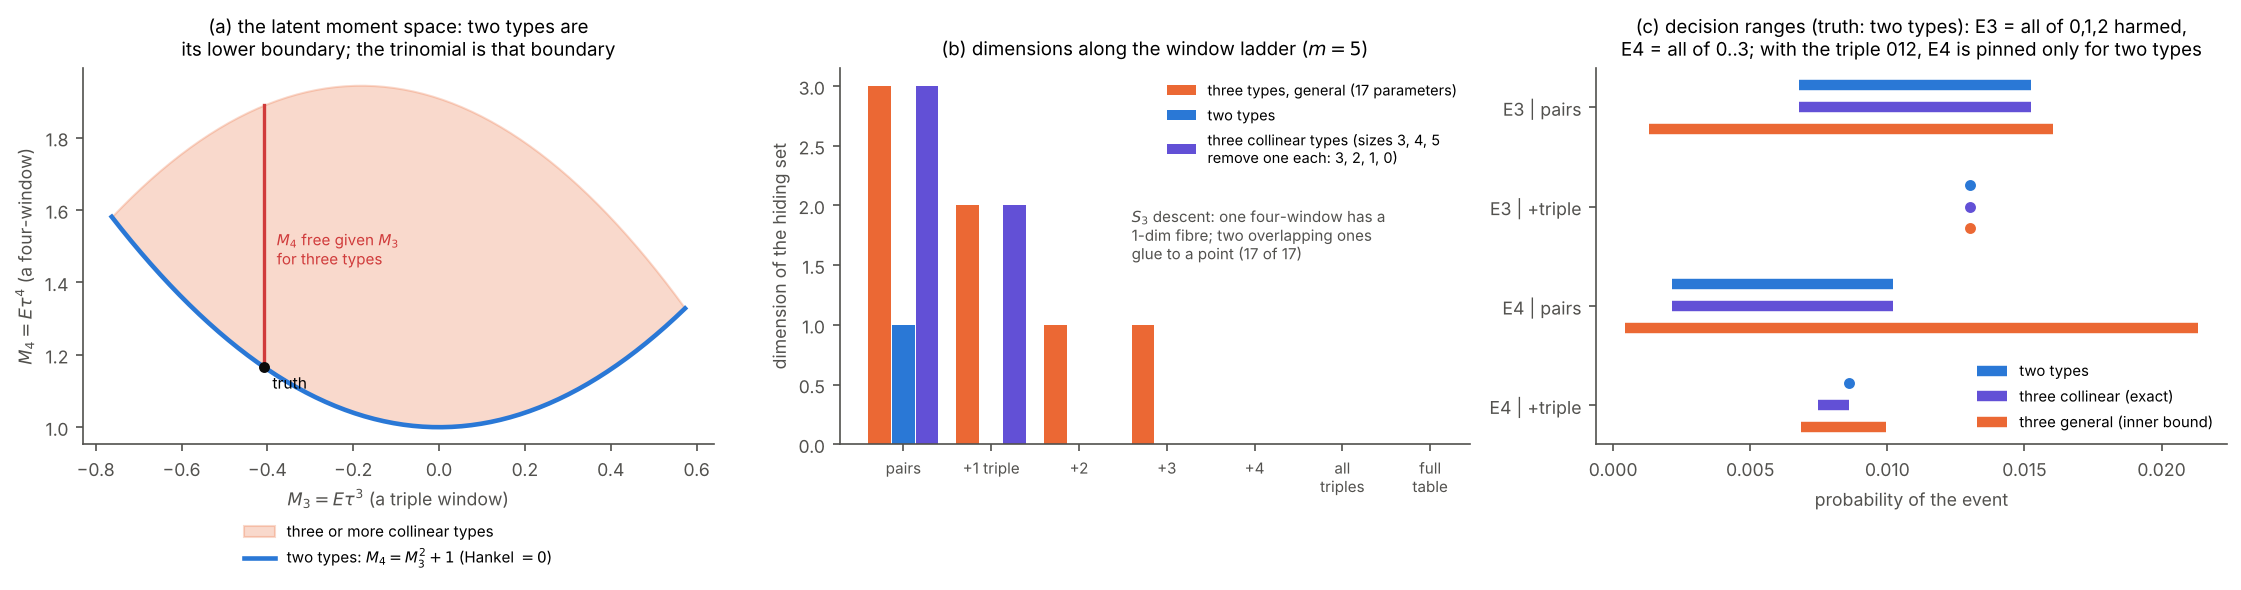

The Python source for this figure:
"""Figure for Phase III Stage 2 and the three-type proof of concept. (a) the moment space of the standardised latent on the positivity
interval: (M3, M4) with M4 >= M3^2 + 1 (the Hankel trinomial); two types are its lower boundary; (b) dimensions: two types, collinear
three types and general three types along the window ladder, with S_3 descent; (c) decision ranges for a three- and a four-variable
event under two types, collinear three types (exact) and general three types (inner bounds)."""
import json, os, sys
import numpy as np
import matplotlib
matplotlib.use("Agg")
import matplotlib.pyplot as plt
from scipy.optimize import linprog
HERE = os.path.dirname(os.path.abspath(__file__)); D = json.load(open(os.path.join(HERE, "..", "lab", "higher.json")))
BLUE, ORANGE, VIOLET, AQUA, GREY, CRIT = "#2a78d6", "#eb6834", "#6250d6", "#1baf7a", "#8c8c8c", "#d03b3b"; INK, INK2 = "#0b0b0b", "#52514e"
plt.rcParams.update({"font.size": 8.5, "axes.edgecolor": INK2, "axes.labelcolor": INK2, "xtick.color": INK2, "ytick.color": INK2, "axes.spines.top": False, "axes.spines.right": False})
fig, ax = plt.subplots(1, 3, figsize=(15, 4.1))
MS = D["moment_space"]; lo, hi = MS["tau_interval"]; g = np.linspace(lo, hi, 3001); Aeq = np.vstack([np.ones_like(g), g, g ** 2])
m3s = np.linspace(MS["M3_range"][0] + 1e-4, MS["M3_range"][1] - 1e-4, 60); low, up = [], []
for m3 in m3s:
    A = np.vstack([Aeq, g ** 3]); b = [1, 0, 1, m3]
    low.append(linprog(g ** 4, A_eq=A, b_eq=b, bounds=[(0, None)] * len(g), method="highs").fun); up.append(-linprog(-g ** 4, A_eq=A, b_eq=b, bounds=[(0, None)] * len(g), method="highs").fun)
a = ax[0]; a.fill_between(m3s, low, up, color=ORANGE, alpha=0.25, label="three or more collinear types")
a.plot(m3s, m3s ** 2 + 1, color=BLUE, lw=2.2, label="two types: $M_4=M_3^2+1$ (Hankel $=0$)")
t = np.sqrt(0.4 / 0.6); r0 = t - 1 / t; a.scatter([r0], [r0 ** 2 + 1], color=INK, zorder=5, s=18); a.text(r0 + 0.02, r0 ** 2 + 1 - 0.06, "truth", fontsize=7.5)
a.plot([r0, r0], [MS["M4_given_M3"][0], MS["M4_given_M3"][1]], color=CRIT, lw=1.6); a.text(r0 + 0.03, 1.45, "$M_4$ free given $M_3$\nfor three types", color=CRIT, fontsize=7.3)
a.set_xlabel("$M_3=E\\tau^3$ (a triple window)"); a.set_ylabel("$M_4=E\\tau^4$ (a four-window)"); a.legend(frameon=False, fontsize=7.3, loc="upper center", bbox_to_anchor=(0.5, -0.17), ncol=1)
a.set_title("(a) the latent moment space: two types are\nits lower boundary; the trinomial is that boundary", fontsize=9)
a = ax[1]; lad = D["three_type"]["ladder"]; cd = D["collinear_dims"]
labels = ["pairs", "+1 triple", "+2", "+3", "+4", "all\ntriples", "full\ntable"]; gen = [17 - x for x in lad[:5]] + [17 - lad[10], 17 - lad[11]]
x = np.arange(len(labels)); a.bar(x - 0.27, gen, width=0.26, color=ORANGE, label="three types, general (17 parameters)")
two = [1, 0, 0, 0, 0, 0, 0]; a.bar(x, two, width=0.26, color=BLUE, label="two types")
a.bar([0 + 0.27, 1 + 0.27], [cd[0], cd[1]], width=0.26, color=VIOLET, label="three collinear types (sizes 3, 4, 5\nremove one each: 3, 2, 1, 0)")
a.set_xticks(x); a.set_xticklabels(labels, fontsize=7.3); a.set_ylabel("dimension of the hiding set"); a.legend(frameon=False, fontsize=7, loc="upper right")
d = D["descent"]; a.text(2.6, 1.55, f"$S_3$ descent: one four-window has a\n{14 - d['single_window_rank']}-dim fibre; two overlapping ones\nglue to a point ({d['glued_rank']} of 17)", fontsize=7.3, color=INK2)
a.set_title("(b) dimensions along the window ladder ($m=5$)", fontsize=9)
a = ax[2]
rows = [("E3 | pairs", (0.006769, 0.01525), (0.006769, 0.01525), (0.001318, 0.016042)), ("E3 | +triple", (0.013, 0.013), (0.013, 0.013), (0.013, 0.013)),
        ("E4 | pairs", (0.002135, 0.010198), (0.002135, 0.010198), (0.000424, 0.021332)), ("E4 | +triple", (0.0086, 0.0086), (0.007475, 0.0086), (0.006848, 0.009958))]
for k, (nm, r2, rc, rg) in enumerate(rows):
    y = len(rows) - 1 - k
    for off, rr, col, lab in ((0.22, r2, BLUE, "two types"), (0.0, rc, VIOLET, "three collinear (exact)"), (-0.22, rg, ORANGE, "three general (inner bound)")):
        a.plot(rr, [y + off] * 2, color=col, lw=5, solid_capstyle="butt", label=lab if k == 0 else None)
        if rr[0] == rr[1]: a.scatter([rr[0]], [y + off], color=col, s=18, zorder=4)
a.set_yticks(range(len(rows))); a.set_yticklabels([r[0] for r in rows][::-1]); a.set_xlabel("probability of the event")
a.legend(frameon=False, fontsize=7.2, loc="lower right"); a.set_title("(c) decision ranges (truth: two types): E3 = all of 0,1,2 harmed,\nE4 = all of 0..3; with the triple 012, E4 is pinned only for two types", fontsize=9)
plt.tight_layout(); fig.savefig(os.path.join(HERE, "fig_higher.pdf"), bbox_inches="tight"); fig.savefig(os.path.join(HERE, "fig_higher.png"), dpi=150, bbox_inches="tight"); print("ok")
